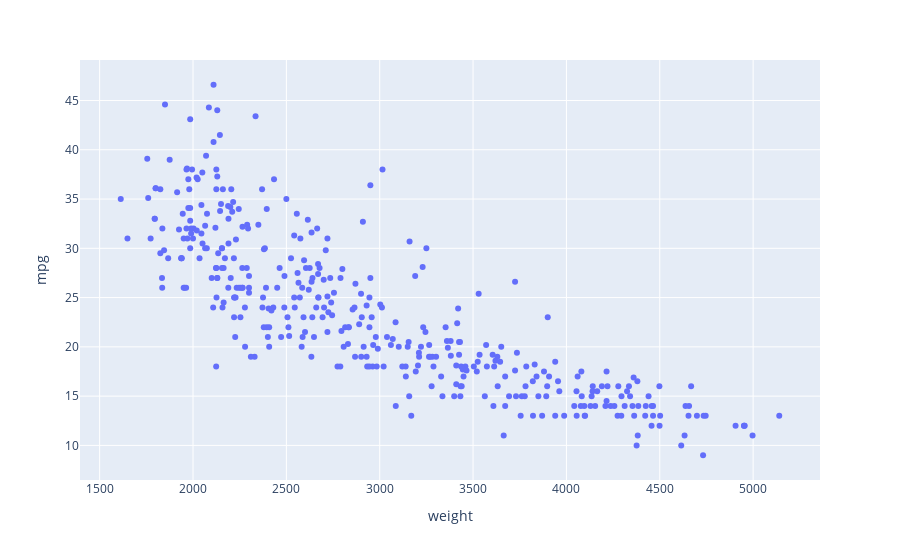
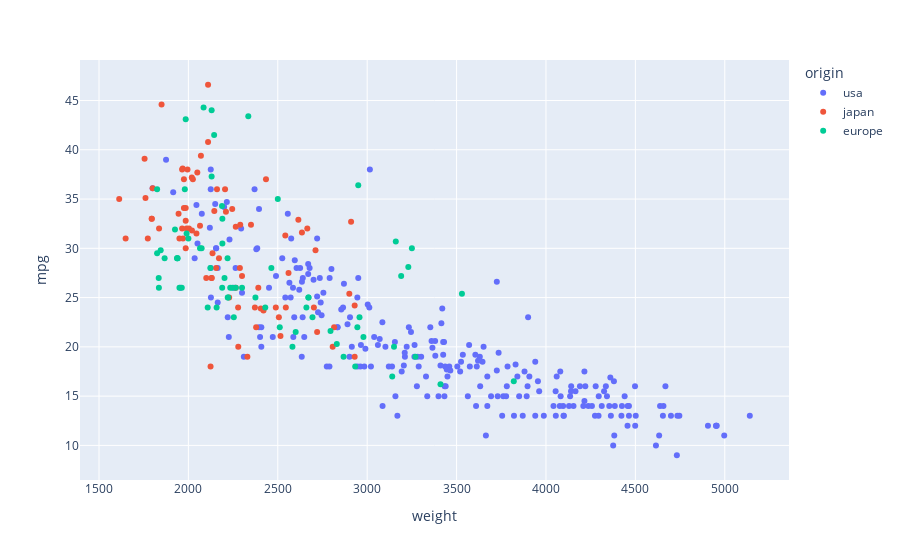

Notebook source saved alongside these figures, in order:
### Code cell
@ipywidgets.interact(country=[True, False])
def scatter_plot_cars(country=False):
    if country:
        fig = px.scatter(data_frame=df, x='weight', y='mpg', color='origin', hover_name='name')
        fig.show()
    else:
        fig = px.scatter(data_frame=df, x='weight', y='mpg', hover_name='name')
        fig.show()

### Figure 1 — Plotly figure (JSON) as saved in the notebook; plotly's stock layout.template omitted (floating-point values rounded to 4 significant figures; data arrays with more than 128 entries replaced by an {"elided": "..."} marker saying what was removed)
{"data": [{"hovertemplate": "<b>%{hovertext}</b><br><br>weight=%{x}<br>mpg=%{y}<extra></extra>", "hovertext": {"elided": "392 str values"}, "legendgroup": "", "marker": {"color": "#636efa", "symbol": "circle"}, "mode": "markers", "name": "", "orientation": "v", "showlegend": false, "type": "scatter", "x": {"elided": "392 int values"}, "xaxis": "x", "y": {"elided": "392 float values"}, "yaxis": "y"}], "layout": {"legend": {"tracegroupgap": 0}, "margin": {"t": 60}, "xaxis": {"anchor": "y", "domain": [0, 1], "title": {"text": "weight"}}, "yaxis": {"anchor": "x", "domain": [0, 1], "title": {"text": "mpg"}}}}

### Figure 2 — Plotly figure (JSON) as saved in the notebook; plotly's stock layout.template omitted (floating-point values rounded to 4 significant figures; data arrays with more than 128 entries replaced by an {"elided": "..."} marker saying what was removed)
{"data": [{"hovertemplate": "<b>%{hovertext}</b><br><br>origin=usa<br>weight=%{x}<br>mpg=%{y}<extra></extra>", "hovertext": {"elided": "245 str values"}, "legendgroup": "usa", "marker": {"color": "#636efa", "symbol": "circle"}, "mode": "markers", "name": "usa", "orientation": "v", "showlegend": true, "type": "scatter", "x": {"elided": "245 int values"}, "xaxis": "x", "y": {"elided": "245 float values"}, "yaxis": "y"}, {"hovertemplate": "<b>%{hovertext}</b><br><br>origin=japan<br>weight=%{x}<br>mpg=%{y}<extra></extra>", "hovertext": ["toyota corona mark ii", "datsun pl510", "datsun pl510", "toyota corona", "toyota corolla 1200", "datsun 1200", "toyota corona hardtop", "mazda rx2 coupe", "datsun 510 (sw)", "toyouta corona mark ii (sw)", "toyota corolla 1600 (sw)", "toyota carina", "datsun 610", "maxda rx3", "toyota mark ii", "datsun b210", "toyota corolla 1200", "toyota corona", "datsun 710", "honda civic", "subaru", "toyota corolla", "toyota corona", "datsun 710", "honda civic cvcc", "honda civic", "datsun b-210", "toyota corolla", "toyota mark ii", "honda accord cvcc", "datsun f-10 hatchback", "toyota corolla liftback", "subaru dl", "datsun 810", "mazda rx-4", "mazda glc deluxe", "datsun b210 gx", "honda civic cvcc", "toyota corona", "datsun 510", "toyota celica gt liftback", "datsun 200-sx", "honda accord lx", "maxda glc deluxe", "datsun 210", "toyota corolla tercel", "datsun 310", "toyota corona liftback", "mazda 626", "datsun 510 hatchback", "toyota corolla", "mazda glc", "datsun 210", "honda civic 1500 gl", "subaru dl", "datsun 280-zx", "mazda rx-7 gs", "honda accord", "toyota starlet", "honda civic 1300", "subaru", "datsun 210 mpg", "toyota tercel", "mazda glc 4", "honda prelude", "toyota corolla", "datsun 200sx", "mazda 626", "toyota cressida", "datsun 810 maxima", "mazda glc custom l", "mazda glc custom", "nissan stanza xe", "honda accord", "toyota corolla", "honda civic", "honda civic (auto)", "datsun 310 gx", "toyota celica gt"], "legendgroup": "japan", "marker": {"color": "#EF553B", "symbol": "circle"}, "mode": "markers", "name": "japan", "orientation": "v", "showlegend": true, "type": "scatter", "x": [2372, 2130, 2130, 2228, 1773, 1613, 2278, 2330, 2288, 2506, 2100, 2279, 2379, 2124, 2807, 1950, 1836, 1649, 2003, 2489, 2391, 2171, 2702, 2545, 1795, 1795, 1990, 2155, 2930, 2045, 1945, 2265, 1985, 2815, 2720, 1985, 2070, 1800, 2560, 2300, 2515, 2405, 2135, 1975, 2020, 1968, 2019, 2711, 2542, 2434, 2265, 2110, 2110, 1850, 2145, 2910, 2420, 2290, 1755, 1760, 2065, 1975, 2050, 1985, 2210, 2350, 2615, 2635, 2900, 2930, 2025, 1970, 2160, 2205, 2245, 1965, 1965, 1995, 2665], "xaxis": "x", "y": [24, 27, 27, 25, 31, 35, 24, 19, 28, 23, 27, 20, 22, 18, 20, 31, 32, 31, 32, 24, 26, 29, 24, 24, 33, 33, 32, 28, 19, 31.5, 33.5, 26, 30, 22, 21.5, 32.8, 39.4, 36.1, 27.5, 27.2, 21.1, 23.9, 29.5, 34.1, 31.8, 38.1, 37.2, 29.8, 31.3, 37, 32.2, 46.6, 40.8, 44.6, 33.8, 32.7, 23.7, 32.4, 39.1, 35.1, 32.3, 37, 37.7, 34.1, 33.7, 32.4, 32.9, 31.6, 25.4, 24.2, 37, 31, 36, 36, 34, 38, 32, 38, 32], "yaxis": "y"}, {"hovertemplate": "<b>%{hovertext}</b><br><br>origin=europe<br>weight=%{x}<br>mpg=%{y}<extra></extra>", "hovertext": ["volkswagen 1131 deluxe sedan", "peugeot 504", "audi 100 ls", "saab 99e", "bmw 2002", "opel 1900", "peugeot 304", "fiat 124b", "volkswagen model 111", "volkswagen type 3", "volvo 145e (sw)", "volkswagen 411 (sw)", "peugeot 504 (sw)", "renault 12 (sw)", "volkswagen super beetle", "fiat 124 sport coupe", "fiat 128", "opel manta", "audi 100ls", "volvo 144ea", "saab 99le", "audi fox", "volkswagen dasher", "opel manta", "fiat 128", "fiat 124 tc", "fiat x1.9", "volkswagen dasher", "volkswagen rabbit", "audi 100ls", "peugeot 504", "volvo 244dl", "saab 99le", "fiat 131", "opel 1900", "renault 12tl", "vw rabbit", "volkswagen rabbit", "volvo 245", "peugeot 504", "mercedes-benz 280s", "renault 5 gtl", "volkswagen rabbit custom", "volkswagen dasher", "bmw 320i", "volkswagen rabbit custom diesel", "audi 5000", "volvo 264gl", "saab 99gle", "peugeot 604sl", "volkswagen scirocco", "vw rabbit custom", "mercedes benz 300d", "peugeot 504", "fiat strada custom", "vw rabbit", "audi 4000", "vw rabbit c (diesel)", "vw dasher (diesel)", "audi 5000s (diesel)", "mercedes-benz 240d", "vokswagen rabbit", "triumph tr7 coupe", "volkswagen jetta", "peugeot 505s turbo diesel", "volvo diesel", "volkswagen rabbit l", "vw pickup"], "legendgroup": "europe", "marker": {"color": "#00cc96", "symbol": "circle"}, "mode": "markers", "name": "europe", "orientation": "v", "showlegend": true, "type": "scatter", "x": [1835, 2672, 2430, 2375, 2234, 2123, 2074, 2065, 1834, 2254, 2933, 2511, 2979, 2189, 1950, 2265, 1867, 2158, 2582, 2868, 2660, 2219, 1963, 2300, 2108, 2246, 2000, 2223, 1937, 2694, 2957, 2945, 2671, 2464, 2220, 2202, 1937, 1825, 3150, 3270, 3820, 1825, 1940, 2190, 2600, 1985, 2830, 3140, 2795, 3410, 1990, 1925, 3530, 3190, 2130, 2144, 2188, 2085, 2335, 2950, 3250, 1845, 2500, 2190, 3230, 3160, 1980, 2130], "xaxis": "x", "y": [26, 25, 24, 25, 26, 28, 30, 30, 27, 23, 18, 22, 21, 26, 26, 26, 29, 24, 20, 19, 24, 29, 26, 26, 24, 26, 31, 25, 29, 23, 23, 22, 25, 28, 25, 27, 29, 29.5, 20, 19, 16.5, 36, 29, 30.5, 21.5, 43.1, 20.3, 17, 21.6, 16.2, 31.5, 31.9, 25.4, 27.2, 37.3, 41.5, 34.3, 44.3, 43.4, 36.4, 30, 29.8, 35, 33, 28.1, 30.7, 36, 44], "yaxis": "y"}], "layout": {"legend": {"title": {"text": "origin"}, "tracegroupgap": 0}, "margin": {"t": 60}, "xaxis": {"anchor": "y", "domain": [0, 1], "title": {"text": "weight"}}, "yaxis": {"anchor": "x", "domain": [0, 1], "title": {"text": "mpg"}}}}
